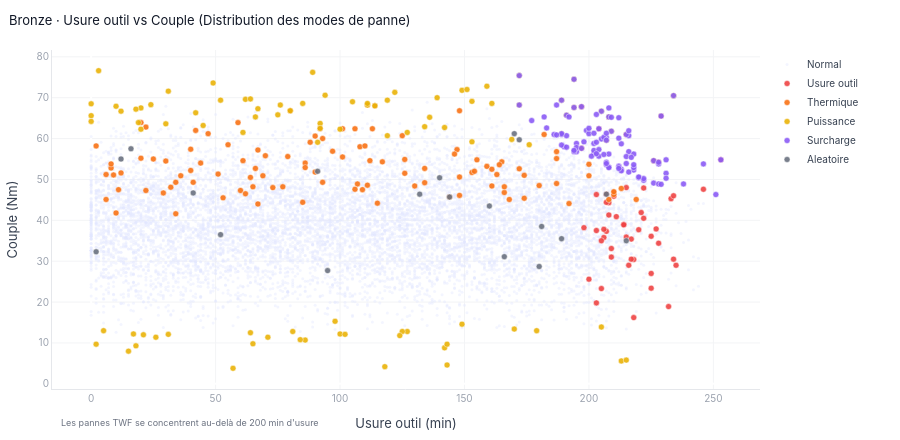

The notebook cell saved with this chart:
### Code cell
# ── Plot 4 : Usure outil vs Couple — modes de panne ──────────
print("\n── Plot 4 : Usure outil vs Couple — distribution des pannes ──")

mask_ok = df['Machine failure'] == 0

fig4 = go.Figure()

fig4.add_trace(go.Scatter(
    x=df.loc[mask_ok, 'Tool wear [min]'],
    y=df.loc[mask_ok, 'Torque [Nm]'],
    mode='markers', name='Normal',
    marker=dict(color='#e0e7ff', size=3, opacity=0.4),
    hovertemplate='Usure : %{x} min<br>Couple : %{y} Nm<extra></extra>'
))

panne_colors = {
    'TWF': ('#ef4444', 'Usure outil'),
    'HDF': ('#f97316', 'Thermique'),
    'PWF': ('#eab308', 'Puissance'),
    'OSF': ('#8b5cf6', 'Surcharge'),
    'RNF': ('#6b7280', 'Aleatoire'),
}

for mode, (color, label) in panne_colors.items():
    mask = df[mode] == 1
    if mask.sum() == 0:
        continue
    fig4.add_trace(go.Scatter(
        x=df.loc[mask, 'Tool wear [min]'],
        y=df.loc[mask, 'Torque [Nm]'],
        mode='markers', name=label,
        marker=dict(color=color, size=6, opacity=0.9,
                    line=dict(width=0.5, color='#fff')),
        hovertemplate=f'<b>{label}</b><br>Usure : %{{x}} min<br>Couple : %{{y}} Nm<extra></extra>'
    ))

fig4.update_layout(
    **LAYOUT,
    title=dict(text='Bronze · Usure outil vs Couple (Distribution des modes de panne)',
               font=dict(size=13, color='#111827'), x=0.01),
    xaxis=dict(title='Usure outil (min)', gridcolor='#f3f4f6', linecolor='#e5e7eb',
               tickfont=dict(size=10, color='#9ca3af')),
    yaxis=dict(title='Couple (Nm)', gridcolor='#f3f4f6', linecolor='#e5e7eb',
               tickfont=dict(size=10, color='#9ca3af')),
    legend=dict(bgcolor='rgba(0,0,0,0)', borderwidth=0,
                font=dict(size=10), x=1.01, y=1, xanchor='left'),
    height=440,
    margin=dict(l=50, r=140, t=50, b=40),
    annotations=[dict(
        text='Les pannes TWF se concentrent au-delà de 200 min d\'usure',
        xref='paper', yref='paper', x=0.01, y=-0.12,
        showarrow=False, font=dict(size=9, color='#6b7280'), align='left'
    )]
)

fig4.show()
save_fig(fig4, 'plot4_wear_torque')

### Figure 1 — Plotly figure (JSON) as saved in the notebook; plotly's stock layout.template omitted (floating-point values rounded to 4 significant figures; data arrays with more than 128 entries replaced by an {"elided": "..."} marker saying what was removed)
{"data": [{"hovertemplate": "Usure : %{x} min<br>Couple : %{y} Nm<extra></extra>", "marker": {"color": "#e0e7ff", "opacity": 0.4, "size": 3}, "mode": "markers", "name": "Normal", "type": "scatter", "x": {"elided": "9681 int values"}, "y": {"elided": "9681 float values"}}, {"hovertemplate": "<b>Usure outil</b><br>Usure : %{x} min<br>Couple : %{y} Nm<extra></extra>", "marker": {"color": "#ef4444", "line": {"color": "#fff", "width": 0.5}, "opacity": 0.9, "size": 6}, "mode": "markers", "name": "Usure outil", "type": "scatter", "x": [208, 206, 220, 225, 209, 198, 225, 203, 221, 246, 203, 214, 207, 207, 228, 235, 218, 233, 211, 234, 215, 205, 215, 253, 208, 234, 227, 206, 210, 210, 208, 217, 216, 214, 232, 222, 209, 225, 203, 222, 207, 204, 217, 200, 205, 218], "y": [41.3, 35.8, 37.7, 36.1, 31.0, 38.2, 23.4, 37.5, 41.9, 47.6, 19.8, 39.0, 46.4, 37.3, 34.4, 29.0, 30.4, 45.3, 40.9, 46.0, 35.9, 35.0, 48.0, 54.8, 65.3, 30.5, 37.9, 37.8, 45.9, 46.7, 44.3, 30.5, 29.0, 38.9, 18.9, 47.9, 33.1, 27.0, 46.3, 40.5, 44.4, 62.4, 35.4, 25.6, 23.3, 16.2]}, {"hovertemplate": "<b>Thermique</b><br>Usure : %{x} min<br>Couple : %{y} Nm<extra></extra>", "marker": {"color": "#f97316", "line": {"color": "#fff", "width": 0.5}, "opacity": 0.9, "size": 6}, "mode": "markers", "name": "Thermique", "type": "scatter", "x": [113, 166, 22, 34, 67, 88, 130, 101, 108, 110, 126, 153, 208, 210, 213, 22, 40, 47, 73, 79, 85, 90, 109, 126, 134, 148, 155, 159, 161, 8, 41, 93, 97, 101, 111, 114, 125, 154, 174, 180, 182, 187, 20, 64, 70, 77, 111, 147, 166, 197, 229, 6, 12, 36, 53, 55, 61, 80, 92, 107, 134, 148, 163, 165, 197, 10, 20, 67, 86, 106, 144, 161, 168, 187, 6, 11, 25, 40, 65, 106, 115, 117, 146, 164, 172, 174, 200, 226, 228, 9, 32, 44, 60, 148, 187, 192, 200, 210, 215, 219, 2, 8, 29, 51, 62, 66, 86, 93, 112, 30, 34, 42, 59, 69, 90], "y": [62.4, 46.8, 47.3, 49.3, 44.0, 59.1, 48.4, 62.4, 58.0, 58.2, 54.9, 51.7, 45.1, 46.3, 47.8, 62.8, 57.4, 61.2, 48.0, 55.6, 44.4, 60.6, 47.5, 51.5, 49.2, 46.1, 54.8, 53.2, 48.4, 52.8, 49.3, 60.0, 56.9, 55.5, 48.6, 68.0, 60.7, 52.0, 45.4, 48.5, 61.0, 49.0, 63.9, 50.5, 55.8, 48.2, 68.2, 57.3, 48.2, 57.6, 65.5, 45.1, 51.6, 50.9, 45.5, 58.5, 54.6, 66.8, 62.4, 48.9, 52.7, 50.6, 51.2, 54.3, 67.8, 41.8, 55.2, 57.2, 54.0, 62.4, 45.7, 52.5, 45.1, 55.1, 51.2, 47.5, 55.0, 52.2, 48.2, 47.6, 44.2, 54.3, 56.2, 53.6, 52.6, 51.0, 53.7, 54.6, 54.2, 51.1, 48.1, 54.0, 47.3, 66.8, 56.8, 44.1, 50.9, 47.0, 61.0, 45.1, 58.2, 53.8, 46.7, 51.3, 46.5, 52.7, 52.9, 49.3, 54.6, 54.5, 41.6, 62.0, 63.9, 50.9, 51.8]}, {"hovertemplate": "<b>Puissance</b><br>Usure : %{x} min<br>Couple : %{y} Nm<extra></extra>", "marker": {"color": "#eab308", "line": {"color": "#fff", "width": 0.5}, "opacity": 0.9, "size": 6}, "mode": "markers", "name": "Puissance", "type": "scatter", "x": [143, 191, 20, 86, 119, 19, 127, 61, 118, 31, 213, 89, 149, 24, 18, 100, 105, 153, 98, 194, 142, 176, 189, 57, 67, 125, 42, 119, 179, 134, 30, 76, 20, 45, 159, 81, 15, 21, 124, 194, 2, 169, 205, 153, 31, 85, 114, 205, 215, 111, 142, 80, 84, 71, 52, 94, 5, 26, 161, 65, 234, 0, 122, 127, 139, 208, 66, 10, 189, 49, 92, 75, 0, 100, 18, 170, 17, 209, 62, 64, 136, 149, 3, 91, 143, 111, 64, 102, 151, 207, 172, 0, 92, 12, 172], "y": [4.6, 65.7, 62.3, 10.7, 60.7, 63.9, 12.8, 61.5, 4.2, 71.6, 5.6, 76.2, 14.6, 68.3, 9.3, 62.3, 69.0, 69.1, 15.3, 74.5, 8.8, 58.5, 69.4, 3.8, 67.3, 12.8, 66.3, 69.4, 13.0, 62.9, 63.6, 68.2, 67.5, 63.2, 72.8, 12.8, 8.0, 12.0, 11.8, 67.6, 9.7, 59.8, 66.7, 59.2, 12.1, 68.6, 68.0, 13.9, 5.8, 68.2, 62.7, 66.8, 10.8, 11.4, 69.4, 70.6, 13.0, 11.4, 68.6, 9.8, 70.5, 68.5, 71.3, 61.5, 70.0, 65.3, 65.3, 67.9, 61.2, 73.6, 63.7, 65.8, 65.6, 12.2, 67.2, 13.4, 12.2, 61.8, 69.6, 12.5, 65.2, 71.8, 76.6, 59.1, 9.7, 68.6, 69.7, 12.1, 72.0, 59.6, 75.4, 64.2, 62.5, 66.7, 68.2]}, {"hovertemplate": "<b>Surcharge</b><br>Usure : %{x} min<br>Couple : %{y} Nm<extra></extra>", "marker": {"color": "#8b5cf6", "line": {"color": "#fff", "width": 0.5}, "opacity": 0.9, "size": 6}, "mode": "markers", "name": "Surcharge", "type": "scatter", "x": [191, 216, 218, 202, 216, 218, 203, 222, 199, 215, 202, 200, 202, 213, 194, 226, 228, 212, 189, 189, 218, 186, 195, 218, 220, 207, 228, 191, 212, 231, 207, 195, 183, 195, 212, 182, 194, 187, 205, 207, 231, 204, 197, 229, 197, 226, 228, 215, 208, 194, 213, 200, 205, 234, 246, 251, 253, 213, 208, 208, 203, 177, 190, 189, 204, 192, 216, 208, 209, 206, 212, 202, 208, 189, 191, 198, 194, 222, 209, 215, 203, 220, 204, 207, 207, 212, 172, 207, 217, 201, 203, 216, 229, 231, 238, 187, 206, 172], "y": [65.7, 60.7, 52.3, 58.8, 56.8, 56.2, 56.7, 49.8, 62.0, 55.6, 56.4, 61.2, 57.1, 52.5, 74.5, 49.1, 53.8, 53.3, 69.4, 61.0, 52.9, 61.0, 58.8, 53.6, 50.4, 53.6, 48.9, 60.7, 65.1, 51.5, 54.2, 56.8, 62.6, 57.8, 53.1, 65.3, 67.6, 68.2, 66.7, 60.3, 50.3, 55.7, 57.6, 65.5, 67.8, 54.6, 54.2, 61.0, 53.0, 56.8, 58.7, 62.5, 59.9, 70.5, 53.8, 46.3, 54.8, 52.1, 56.2, 65.3, 59.1, 64.4, 58.0, 61.2, 57.3, 65.3, 51.8, 52.9, 61.8, 60.3, 60.1, 61.3, 67.5, 58.4, 57.9, 59.2, 57.1, 50.2, 65.2, 53.9, 65.9, 50.6, 62.4, 59.6, 61.3, 52.7, 75.4, 53.9, 55.4, 55.7, 56.3, 61.9, 48.8, 54.8, 48.9, 60.9, 56.1, 68.2]}, {"hovertemplate": "<b>Aleatoire</b><br>Usure : %{x} min<br>Couple : %{y} Nm<extra></extra>", "marker": {"color": "#6b7280", "line": {"color": "#fff", "width": 0.5}, "opacity": 0.9, "size": 6}, "mode": "markers", "name": "Aleatoire", "type": "scatter", "x": [132, 144, 166, 189, 140, 95, 2, 207, 170, 215, 12, 52, 172, 180, 16, 181, 91, 160, 41], "y": [46.4, 45.7, 31.1, 35.5, 50.4, 27.7, 32.3, 46.4, 61.2, 35.0, 55.0, 36.5, 59.7, 28.7, 57.5, 38.5, 52.0, 43.5, 46.7]}], "layout": {"annotations": [{"align": "left", "font": {"color": "#6b7280", "size": 9}, "showarrow": false, "text": "Les pannes TWF se concentrent au-delà de 200 min d'usure", "x": 0.01, "xref": "paper", "y": -0.12, "yref": "paper"}], "font": {"color": "#374151", "family": "Inter, sans-serif", "size": 11}, "height": 440, "hoverlabel": {"bgcolor": "#1f2937", "font": {"color": "#f9fafb", "size": 11}}, "legend": {"bgcolor": "rgba(0,0,0,0)", "borderwidth": 0, "font": {"size": 10}, "x": 1.01, "xanchor": "left", "y": 1}, "margin": {"b": 40, "l": 50, "r": 140, "t": 50}, "paper_bgcolor": "#ffffff", "plot_bgcolor": "#ffffff", "title": {"font": {"color": "#111827", "size": 13}, "text": "Bronze · Usure outil vs Couple (Distribution des modes de panne)", "x": 0.01}, "xaxis": {"gridcolor": "#f3f4f6", "linecolor": "#e5e7eb", "tickfont": {"color": "#9ca3af", "size": 10}, "title": {"text": "Usure outil (min)"}}, "yaxis": {"gridcolor": "#f3f4f6", "linecolor": "#e5e7eb", "tickfont": {"color": "#9ca3af", "size": 10}, "title": {"text": "Couple (Nm)"}}}}
